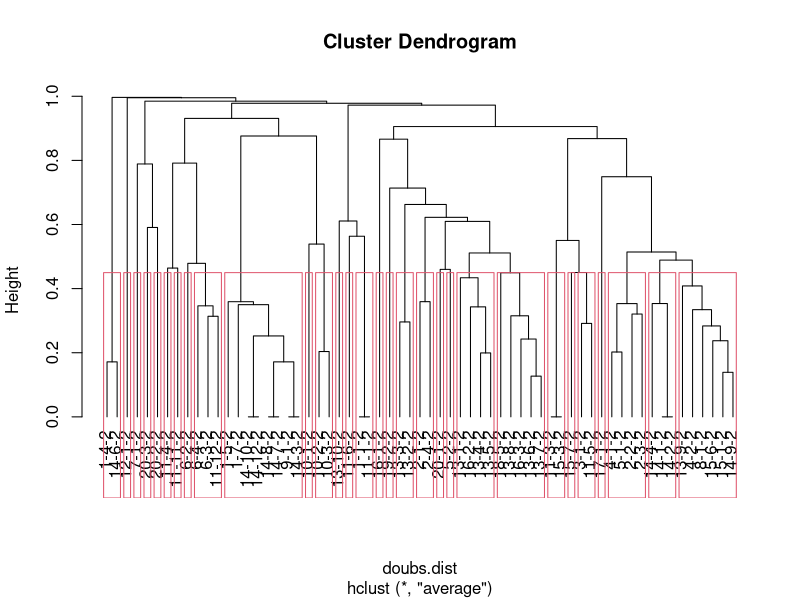
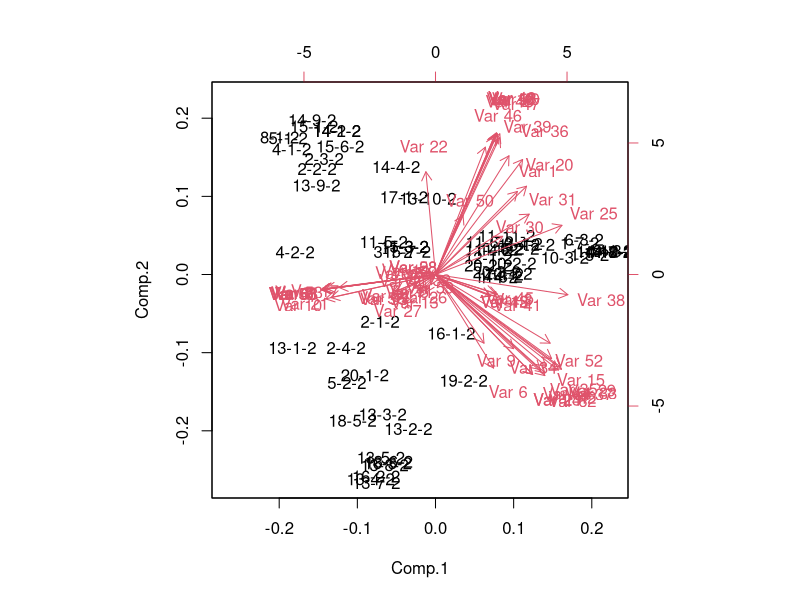
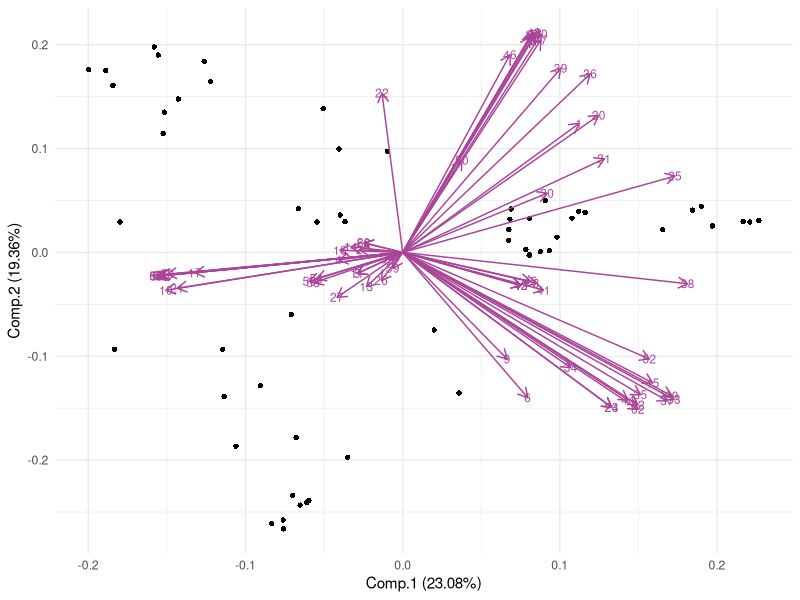
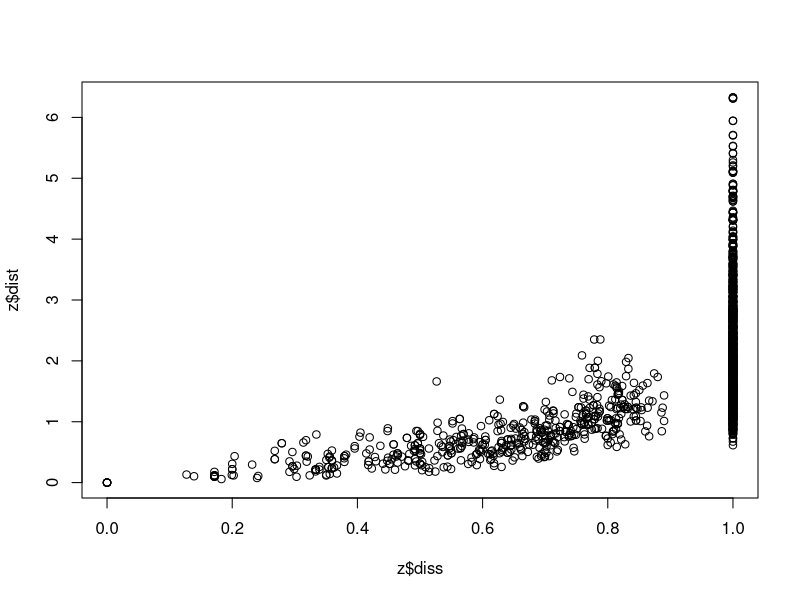
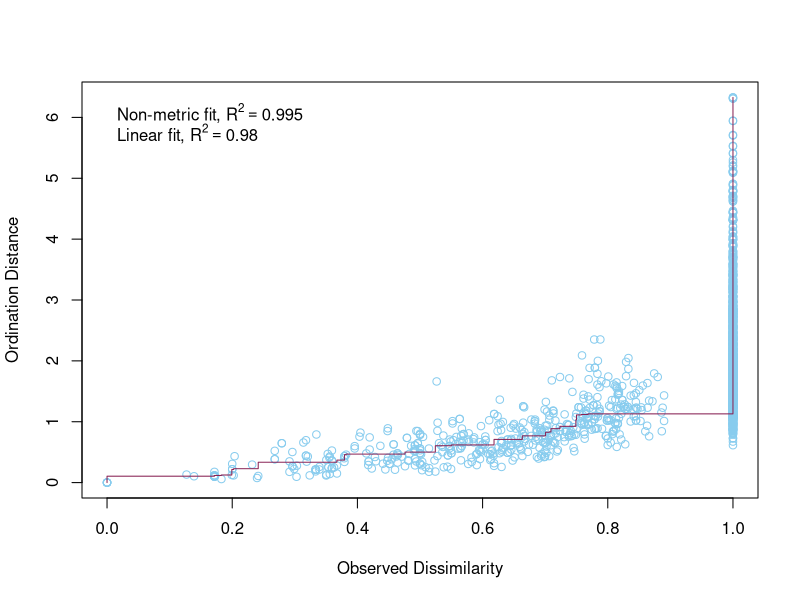
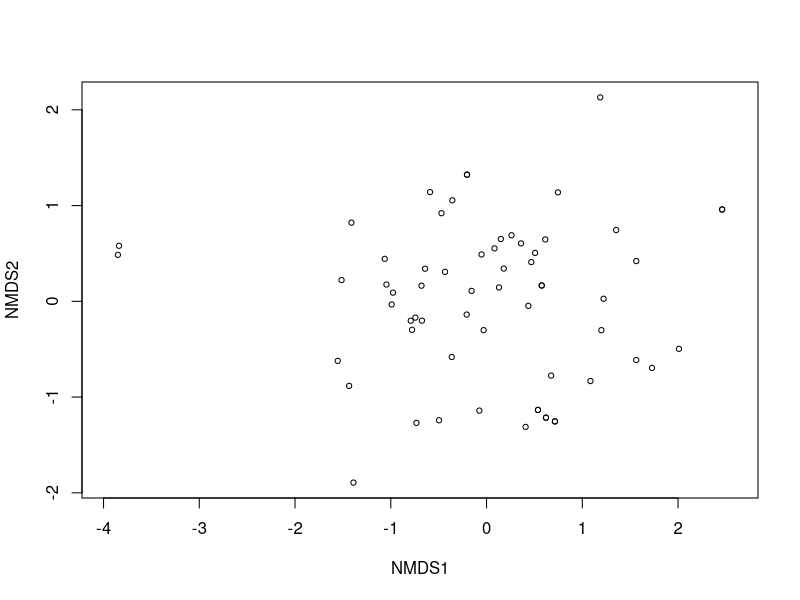
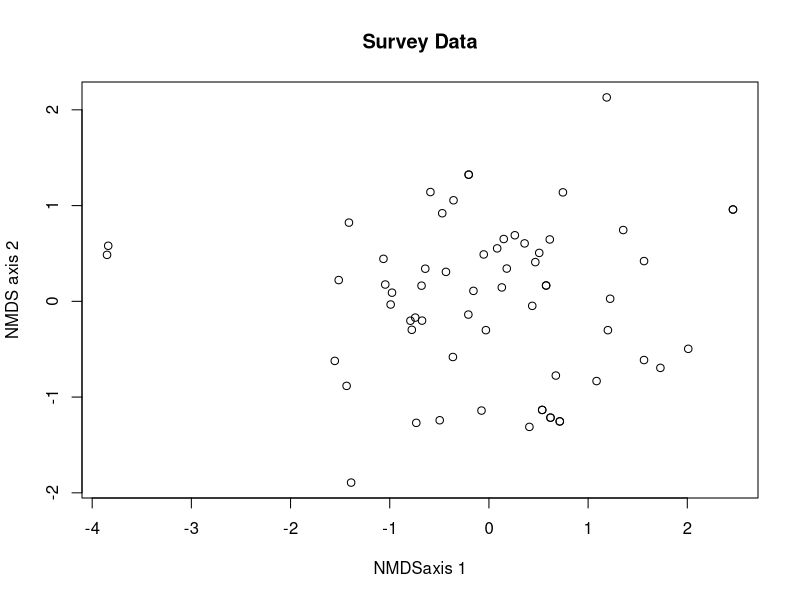
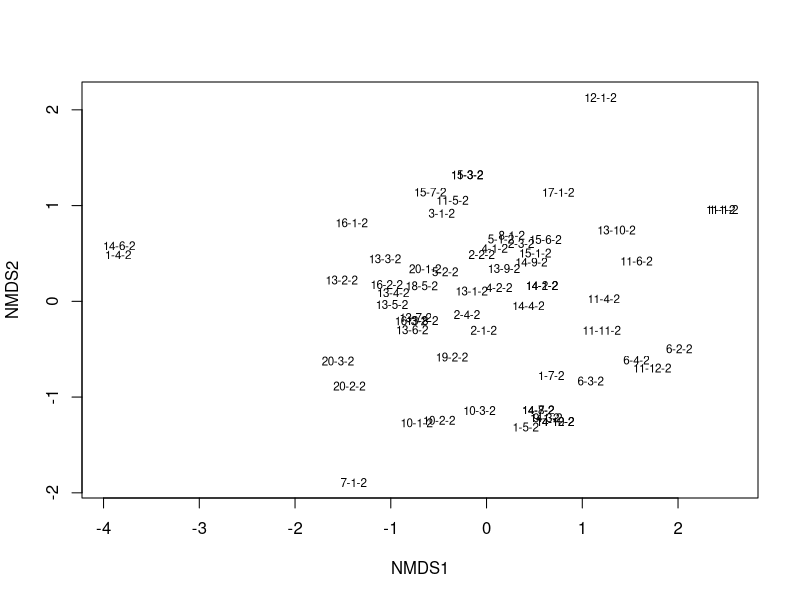

The R script that drew these images, in order: (Note: this script raises an error after producing the figures.)
#### NMDS Seedlings below 50 cm####

# Before anything else, verify that your environment is totally clear.
# This is important, because old objects can foul up the works
# Clean up the working environment
rm(list = ls())

# Verify working directory, should be ~/Documents/Analyses/lastname_first
getwd()

# Load tidyverse
library("tidyverse")
# Check for updates
tidyverse_update()


#### Cleaning up the data ####

library(dplyr)

library(readr)
SurveyData<- read_csv("Fieldwork/SurveyData_Clean_WN_removed.csv")

# The species that were entered as percent-cover need to be accounted for
# Given that the number of plants will vary greatly, but cover plants were all
# in Tier_1, for each percent cover plant I will give a value of 

# The plot needs to be numeric, so I need to change the Plot names to unique
# numeric variables, site needs to be given a number value as does W_N

# This code gives the combined plot names a simple, unique, numeric ID, but I 
# would like clearer ID's so I will use another method
# SurveyData_Combined$Plot <- as.numeric(as.factor(SurveyData_Combined$Plot))

# Assigning the Site a unique numeric value
SurveyData$Site <- as.numeric(as.factor(SurveyData$Site))
# Assigning W and N unique numeric values (weed is now 2, native is now 1)
SurveyData$W_N <- as.numeric(as.factor(SurveyData$W_N))

# Now combine this into unique numerical plot names
library(tidyr)
SurveyData_Combined <- SurveyData %>%
  unite(Plot, Site, Plot, sep = "-")

# Unite Plot and Weed vs Native columns so that now the plot id is all in one
# column that includes the site, plot number, and whether it is weed or native
library(tidyr)
SurveyData_Combined <- SurveyData_Combined %>%
  unite(Plot, Plot, W_N, sep = "-")

# subset to just look at the weeds
# Subset the data to only include species that are weeds using the WeedList Column
SurveyData_Combined <- SurveyData_Combined[SurveyData_Combined$WeedList == 1, ]

# I need to make this data only include seedlings. Therefore, I need to remove
# the rows that only include species > 51 cm.

#SurveyData_Combined$seedlings <- SurveyData_Combined$Tier_1 - SurveyData_Combined$Tier_3
# SurveyData_Combined$seedlings <- SurveyData_Combined$Tier_1 - SurveyData_Combined$Tier_4

# form-specific seedling calculation
library(dplyr)

SurveyData_Combined <- SurveyData_Combined %>%
  mutate(seedlings = case_when(
    GrowthHabit %in% c("Tree", "Shrub") ~ Tier_1 - Tier_3,
    GrowthHabit %in% c("Forb", "Vine", "Grass") ~ Tier_1 - Tier_2,
    TRUE ~ NA_real_  # fallback for unexpected GrowthHabit values
  ))


#### Change the data to be a matrix (n sample units x p species) ####

# autotransform is not doing anything, so I need to transform my data
# square root was given as a good transformation, so I will do that

 SurveyData_Combined$seedlings_sqrt <- sqrt(SurveyData_Combined$seedlings)

# Filter down to only native species
# Remove native species plots
# Remove rows where Group is "Native"

SurveyData_Combined_Weeds <- SurveyData_Combined %>% 
  filter(CentralSpecies != "Native")

# This code gives 0 values when species are not present in a plot
Survey_wide <- SurveyData_Combined_Weeds %>%
  pivot_wider(names_from = ScientificName, 
              values_from = seedlings_sqrt, 
              id_cols = Plot) %>%
  mutate_all(~ replace(., is.na(.), 0))

# instead of being a tibble, I wanted to convert it back to a data frame
Survey_wide = as.data.frame(Survey_wide)

# Needs to remove the first column of numbers as row names and make the Scientific 
# names of species into the row names
row.names(Survey_wide) <- Survey_wide$Plot 
# Remove the first column from the data frame 
Survey_wide <- Survey_wide[, -1]

#Quick checks for empty rows or columns...
rowSums(Survey_wide)
colSums(Survey_wide)

# Remove empty columns
Survey_wide <- Survey_wide[, colSums(Survey_wide) != 0]
Survey_wide <- Survey_wide[rowSums(Survey_wide) != 0, ]

rowSums(Survey_wide)
colSums(Survey_wide)

# Try removing outliers for seedling < 50 cm calculation
# Survey_wide<-Survey_wide[-68, ] # this gets rid of the the row that looks to be an outlier
# Survey_wide<-Survey_wide[-1, ] # this gets rid of the the row that looks to be an outlier
 
# remove outliers for seedling based on form 
 Survey_wide<-Survey_wide[-29, ] # this gets rid of the the row that looks to be an outlier
 Survey_wide<-Survey_wide[-18, ] # this gets rid of the the row that looks to be an outlier
 
#### NMDS ####

library(vegan)

#Quick checks for empty rows or columns...
# rowSums(Survey_wide)
# colSums(Survey_wide)

#Empty sites can cause problems so let's drop it
# Survey_wide<-Survey_wide[,-46] # this gets rid of the the column where there is a zero
# Survey_wide<-Survey_wide[,-49,] # this gets rid of the the column where there is a zero

doubs.dist<-vegdist(Survey_wide)
doubs.dist

# Check for Na, NaN,Inf values
any(is.na(doubs.dist))
any(is.infinite(doubs.dist))


#Classification
Survey_wide<-hclust(doubs.dist,method='average')
plot(Survey_wide,hang=-1) #The hang=-1 tidies it up so all the end nodes finish at the same level
grp<-cutree(Survey_wide,k=30) #K=4 is saying to identify the dominant 4 groups.
grp
rect.hclust(Survey_wide, k=30)


#Conduct a PCA on continuous data, commonly used for environmental 
#variable reduction. Say we want to combine variables that are similar in 
#for SEM we may use PCA

# linkage - once you have the two most similar sites together, how do you think about the similarity to the other sites. Best method is UPPGMA (an average weighed method)

# Now doing a PCA on the data
# Can do PCA on vegan or just the base programme of R, they just use different commands 
# (see powerpoint handout for more info)

doubs.pca<-princomp(doubs.dist,cor=TRUE)
summary(doubs.pca) 
biplot(doubs.pca)

# Create PCA biplot with sites as points

# Load necessary libraries
library(ggplot2)
library(ggfortify)

autoplot(
  doubs.pca,
  data = doubs.dist,
  loadings = TRUE,             # Display loadings vectors
  loadings.label = TRUE,       # Display loadings labels
  loadings.colour = '#AA4499',     # Loadings vector color
  loadings.label.size = 3,     # Loadings label size
  loadings.label.colour = "#AA4499", # Loadings label color
  shape = 16) +                   # Use points for sites
  theme_minimal()              # Apply a minimal theme



#Moving on now to MDS
#DO MDS with vegan package
z <- metaMDS(comm = doubs.dist,
             autotransform = FALSE,
             distance = "bray",
             engine = "monoMDS",
             k = 2,
             weakties = TRUE,
             model = "global",
             maxit = 300,
             try = 40,
             trymax = 50)

z
# Stress Plot = Sheppard Plot
plot(z$diss, z$dist)

stressplot(object = z,
           p.col = "#88CCEE",
           l.col = "#882255",
           lwd = 1)

#always report the stress for MDS, never report the Rsquared you get from that plot above
plot(z)

plot(z[["points"]][,2]~z[["points"]][,1],main="Survey Data", xlab="NMDSaxis 1" , ylab= "NMDS axis 2", cex = 0.5 +as.numeric(Survey_wide$nit))

# Using ggplot2 to make a plot with site names
plot(z, type = "t")

# Looking at the stress/goodness of fit
gof <- goodness(object = z)
plot(z, display = "sites", type = "none")
points(z, display = "sites", cex = 2*gof/mean(gof))


# Make the points into a data frame for ggplot
z$points %>% head()
z.points <- data.frame(z$points)

# I need to make a new data frame that is just the plots and the Central species
# for that plot
# Load the dplyr package
library(dplyr)

# Create a new data frame with unique Plot values
Plot_Species <- SurveyData_Combined_Weeds %>% distinct(Plot, .keep_all = TRUE)
#Plot_Species<-Plot_Species[-74, ] # this gets rid of the the outlier
#Plot_Species<-Plot_Species[-68, ] # this gets rid of the the outlier
#Plot_Species<-Plot_Species[-67, ] # this gets rid of the the outlier
#Plot_Species<-Plot_Species[-62, ] # this gets rid of the the outlier
#Plot_Species<-Plot_Species[-53, ] # this gets rid of the the outlier
#Plot_Species<-Plot_Species[-24, ] # this gets rid of the the outlier
#Plot_Species<-Plot_Species[-15, ] # this gets rid of the the outlier
#Plot_Species<-Plot_Species[-12, ] # this gets rid of the the outlier
#Plot_Species<-Plot_Species[-1, ] # this gets rid of the the outlier
# Remove these for form-specific seedling

# for seedling by form
Plot_Species<-Plot_Species[-75, ] # this gets rid of the the outlier
Plot_Species<-Plot_Species[-70, ] # this gets rid of the the outlier
Plot_Species<-Plot_Species[-69, ] # this gets rid of the the outlier
Plot_Species<-Plot_Species[-68, ] # this gets rid of the the outlier
Plot_Species<-Plot_Species[-67, ] # this gets rid of the the outlier 
Plot_Species<-Plot_Species[-62, ] # this gets rid of the the outlier
Plot_Species<-Plot_Species[-57, ] # this gets rid of the the outlier 
Plot_Species<-Plot_Species[-53, ] # this gets rid of the the outlier
Plot_Species<-Plot_Species[-33, ] # this gets rid of the the outlier
Plot_Species<-Plot_Species[-32, ] # this gets rid of the the outlier
Plot_Species<-Plot_Species[-24, ] # this gets rid of the the outlier
Plot_Species<-Plot_Species[-20, ] # this gets rid of the the outlier
Plot_Species<-Plot_Species[-15, ] # this gets rid of the the outlier
Plot_Species<-Plot_Species[-12, ] # this gets rid of the the outlier

grp <- Plot_Species$CentralSpecies

# I don't think I need these

# data.scores <- as.data.frame(scores(z))  #Using the scores function from vegan to extract the site scores and convert to a data.frame
#data.scores$site <- rownames(z)  # create a column of site names, from the rownames of data.scores
#data.scores$grp <- grp  #  add the grp variable created earlier
# # head(data.scores)  #look at the data
# hcl.colors(8, palette = "Cividis")
# hcl.colors(8, palette = "Tropic")

# Create a data frame of NMDS results with group information
z.points$Group <- Plot_Species$CentralSpecies # Replace with your group column

# Customize plot with ggplot2
nmds_plot <- ggplot(data = z.points, aes(x = MDS1, y = MDS2, shape = Group, color = Group)) +
  geom_point(size = 2) + # Set point size
  scale_shape_manual(values = c(16, 15, 18)) + # Customize shapes
  scale_color_manual(values = c("#070707", "#AA0065", "#F1B17F")) + # Customize colors
  theme_minimal() +
  labs(x = "NMDS1", y = "NMDS2")

# Print the plot
print(nmds_plot)

# This plot works!!!!!!!!

# Customize plot with ggplot2 add polygons/ellipses
nmds_plot <- ggplot(data = z.points, aes(x = MDS1, y = MDS2, shape = Group, color = Group)) +
  geom_point(size = 2) + # Set point size
  scale_shape_manual(values = c(16, 15, 18, 19)) + # Customize shapes
  scale_color_manual(values = c("#7D1D67", "#ED4572", "#FF9772")) + # Customize colors
  geom_polygon(data = z.points, aes(fill = Group, group = Group), alpha = 0.1) +
  theme_minimal() +
  labs(x = "NMDS1", y = "NMDS2")

# Print the plot
print(nmds_plot)

# Customize plot with ggplot2 add ellipses
nmds_plot <- ggplot(data = z.points, aes(x = MDS1, y = MDS2, shape = Group, color = Group)) +
  geom_point(size = 2) + # Set point size
  scale_shape_manual(values = c(16, 15, 18)) + # Customize shapes
  scale_color_manual(values = c("#882265", "#88CCEE", "#332288")) + # Customize colors
  stat_ellipse(aes(group = Group, fill = Group), geom = "polygon", alpha = 0.1) +
  theme_minimal() +
  labs(x = "NMDS1", y = "NMDS2")

# Print the plot
print(nmds_plot)

# Native species plots are kind of all over the place, let's look at it without 
# Native plots

# Remove native species plots
# Remove rows where Group is "Native"
# z.points.weeds <- z.points %>% 
#  filter(Group != "Native")


# Customize plot with ggplot2 add ellipses
nmds_plot <- ggplot(data = z.points, aes(x = MDS1, y = MDS2, shape = Group, color = Group)) +
  geom_point(size = 2) + # Set point size
  scale_shape_manual(values = c(16, 15, 17)) + # Customize shapes
  scale_color_manual(values = c("#882265", "#88CCEE", "#332288")) + # Customize colors
  stat_ellipse(aes(group = Group, fill = Group), geom = "polygon", alpha = 0.1) +
  theme_minimal() +
  labs(x = "NMDS1", y = "NMDS2")

# Print the plot
print(nmds_plot)

# Look with centroids
group_centroids <- data.frame(
  Location = c("Solanum mauritianum", "Ligustrum lucidum", "Paraserianthes lophantha"),
  Centroid_X = c(mean(z.points$MDS1[z.points$Group == "Solanum mauritianum"]),
                 mean(z.points$MDS1[z.points$Group == "Ligustrum lucidum"]),
                 mean(z.points$MDS1[z.points$Group == "Paraserianthes lophantha"])),
  Centroid_Y = c(mean(z.points$MDS2[z.points$Group == "Solanum mauritianum"]),
                 mean(z.points$MDS2[z.points$Group == "Ligustrum lucidum"]),
                 mean(z.points$MDS2[z.points$Group == "Paraserianthes lophantha"])))
#  Centroid_Z = c(mean(z.points$MDS3[z.points$Group == "Solanum mauritianum"]),
#                 mean(z.points$MDS3[z.points$Group == "Ligustrum lucidum"]),
#                 mean(z.points$MDS3[z.points$Group == "Paraserianthes lophantha"])),
#  Centroid_A = c(mean(z.points$MDS4[z.points$Group == "Solanum mauritianum"]),
 #                mean(z.points$MDS4[z.points$Group == "Ligustrum lucidum"]),
 #                mean(z.points$MDS4[z.points$Group == "Paraserianthes lophantha"]))
#  Centroid_B = c(mean(z.points$MDS5[z.points$Group == "Solanum mauritianum"]),
#                 mean(z.points$MDS5[z.points$Group == "Ligustrum lucidum"]),
#                 mean(z.points$MDS5[z.points$Group == "Paraserianthes lophantha"]))


# Sort z.points.weeds to match group-centroids order
# Define the custom order for the 'group' column
z.points$Group <- factor(z.points$Group, levels = c('Solanum mauritianum', 'Ligustrum lucidum', 'Paraserianthes lophantha'))

# Sort the data frame based on the custom order
z.points <- z.points[order(z.points$Group), ]

centroids <- z.points %>%
  group_by(Group) %>%
  summarise(cMDS1 = mean(MDS1),
            cMDS2 = mean(MDS2))

z.points <- z.points %>%
  left_join(centroids, by = "Group")


# ggplot with centroids dimensions 1 and 2
ggplot(z.points, aes(x = MDS1, y = MDS2, shape = Group, color = Group)) +
  geom_point(size=2) +
  scale_color_manual(values = c("#882265", "#88CCEE", "#332288")) + 
  scale_shape_manual(values = c(16, 15, 17)) + 
  stat_ellipse(aes(group = Group, fill = Group), geom = "polygon", alpha = 0.1) +
  geom_point(data = z.points, aes(x = cMDS1, y = cMDS2, shape = Group, color = Group)) +
  geom_segment(data = z.points, aes(xend = cMDS1, yend = cMDS2, 
                                   color = Group), alpha = 0.5)+
  
  theme_classic()
  

plot_data <- z.points %>%
  left_join(group_centroids, by = "Group") %>%
  rename(Location = Group)

library(ggplot2)


plot_data<-data.frame(
  Location = z.points$Group,
  MDS1=z.points$MDS1,
  MDS2=z.points$MDS2,
#  MDS3=z.points$MDS3,
#  MDS4=z.points$MDS4,
#  MDS5=z.points$MDS5,
  xend=c(rep( group_centroids[1,2],21),rep(group_centroids[2,2],21), rep(group_centroids[3,2],21)),
  yend=c(rep( group_centroids[1,3],21),rep(group_centroids[2,3],21), rep(group_centroids[3,3],21)))
#  zend=c(rep( group_centroids[1,4],27),rep(group_centroids[2,4],27), rep(group_centroids[3,4],27)),
#  Aend=c(rep( group_centroids[1,5],27),rep(group_centroids[2,5],27), rep(group_centroids[3,5],27)))
#  Bend=c(rep(group_centroids[1,6],27),rep( group_centroids[2,6],27), rep(group_centroids[3,6],27)))

# ggplot with centroids dimensions 1 and 2
ggplot(plot_data, aes(x = MDS1, y = MDS2, shape = Location, color = Location)) +
  geom_point(size=2) +
  scale_color_manual(values = c("#882265", "#88CCEE", "#332288")) + 
  scale_shape_manual(values = c(16, 15, 17)) + 
  stat_ellipse(aes(group = Location, fill = Location), geom = "polygon", alpha = 0.1) +
  geom_point(data = group_centroids, aes(x = Centroid_X, y = Centroid_Y, shape = Location, color = Location)) +
  geom_segment(data = plot_data, aes(x = MDS1, y = MDS2, 
                                     xend = xend, yend = yend, color = Location), alpha = 0.5)+
  
  theme_classic()

# ggplot with centroids dimensions 1 and 4
ggplot(plot_data, aes(x = MDS1, y = MDS4, shape = Location, color = Location)) +
  geom_point(size=2) +
  scale_color_manual(values = c("#882265", "#88CCEE", "#332288")) + 
  scale_shape_manual(values = c(16, 15, 17)) + 
  stat_ellipse(aes(group = Location, fill = Location), geom = "polygon", alpha = 0.1) +
  geom_point(data = group_centroids, aes(x = Centroid_X, y = Centroid_A, shape = Location, color = Location)) +
  geom_segment(data = plot_data, aes(x = MDS1, y = MDS4, 
                                     xend = xend, yend = Aend, color = Location), alpha = 0.5)+
  
  theme_classic()

# ggplot with centroids dimensions 2 and 4
ggplot(plot_data, aes(x = MDS2, y = MDS4, shape = Location, color = Location)) +
  geom_point(size=2) +
  scale_color_manual(values = c("#882265", "#88CCEE", "#332288")) + 
  scale_shape_manual(values = c(16, 15, 17)) + 
  stat_ellipse(aes(group = Location, fill = Location), geom = "polygon", alpha = 0.1) +
  geom_point(data = group_centroids, aes(x = Centroid_Y, y = Centroid_A, shape = Location, color = Location)) +
  geom_segment(data = plot_data, aes(x = MDS2, y = MDS4, 
                                     xend = yend, yend = Aend, color = Location), alpha = 0.5)+
  
  theme_classic()

# ggplot with centroids dimensions 2 and 3
ggplot(plot_data, aes(x = MDS2, y = MDS3, shape = Location, color = Location)) +
  geom_point(size=2) +
  scale_color_manual(values = c("#882265", "#88CCEE", "#332288")) + 
  scale_shape_manual(values = c(16, 15, 17)) + 
  stat_ellipse(aes(group = Location, fill = Location), geom = "polygon", alpha = 0.1) +
  geom_point(data = group_centroids, aes(x = Centroid_Y, y = Centroid_Z, shape = Location, color = Location)) +
  geom_segment(data = plot_data, aes(x = MDS2, y = MDS3, 
                                     xend = yend, yend = zend, color = Location), alpha = 0.5)+
  
  theme_classic()

# ggplot with centroids dimensions 3 and 4
ggplot(plot_data, aes(x = MDS3, y = MDS4, shape = Location, color = Location)) +
  geom_point(size=2) +
  scale_color_manual(values = c("#882265", "#88CCEE", "#332288")) + 
  scale_shape_manual(values = c(16, 15, 17)) + 
  stat_ellipse(aes(group = Location, fill = Location), geom = "polygon", alpha = 0.1) +
  geom_point(data = group_centroids, aes(x = Centroid_Z, y = Centroid_A, shape = Location, color = Location)) +
  geom_segment(data = plot_data, aes(x = MDS3, y = MDS4, 
                                     xend = zend, yend = Aend, color = Location), alpha = 0.5)+
  
  theme_classic()

#### PERMANOVA ####

# This code gives 0 values when species are not present in a plot
Survey_perm <- SurveyData_Combined_Weeds %>%
  pivot_wider(names_from = ScientificName, 
              values_from = seedlings_sqrt, 
              id_cols = Plot) %>%
  mutate_all(~ replace(., is.na(.), 0))

# instead of being a tibble, I wanted to convert it back to a data frame
Survey_perm = as.data.frame(Survey_perm)


# Needs to remove the first column of numbers as row names and make the Scientific 
# names of species into the row names
row.names(Survey_perm) <- Survey_perm$Plot 
# Remove the first column from the data frame 
Survey_perm <- Survey_perm[, -1]

#Quick checks for empty rows or columns...
rowSums(Survey_perm)
colSums(Survey_perm)

# These are the columns that need to be removed using the data with the extra 
# woolly nightshades removed
#Survey_perm<-Survey_perm[,-115] # this gets rid of the the column where there is a zero
#Survey_perm<-Survey_perm[,-40] # this gets rid of the the column where there is a zero
#Survey_perm<-Survey_perm[,-39] # this gets rid of the the column where there is a zero

#Empty sites can cause problems so let's drop it
#Survey_perm<-Survey_perm[,-14] # this gets rid of the the column where there is a zero
#Survey_perm<-Survey_perm[,-34] # this gets rid of the the column where there is a zero
#Survey_perm<-Survey_perm[,-37] # this gets rid of the the column where there is a zero

Survey_perm <- Survey_perm[, colSums(Survey_perm) != 0]
Survey_perm <- Survey_perm[rowSums(Survey_perm) != 0, ]

# Remove the outlier plot
#Survey_wide<-Survey_wide[-68, ] # this gets rid of the the row that looks to be an outlier
#Survey_wide<-Survey_wide[-1, ] # this gets rid of the the row that looks to be an outlier

# remove outliers for form based plot
Survey_perm<-Survey_perm[-29, ] # this gets rid of the the row that is an outlier
Survey_perm<-Survey_perm[-18, ] # this gets rid of the the row that is an outlier

# Make a distance matrix
perm_dist<-vegdist(Survey_perm, method='bray')


#Assumptions

dispersion<-betadisper(perm_dist, group=plot_data$Location,type = "centroid")

plot(dispersion)

anova(dispersion)


#Test

Perma_result<-adonis2( perm_dist~as.factor(plot_data$Location), data=perm_dist,
                       permutations=9999)

Perma_result


#### Simper Analysis ####

## make survey_wide again

# This code gives 0 values when species are not present in a plot
Survey_wide <- SurveyData_Combined_Weeds %>%
  pivot_wider(names_from = ScientificName, 
              values_from = seedlings_sqrt, 
              id_cols = Plot) %>%
  mutate_all(~ replace(., is.na(.), 0))

# instead of being a tibble, I wanted to convert it back to a data frame
Survey_wide = as.data.frame(Survey_wide)


# Needs to remove the first column of numbers as row names and make the Scientific 
# names of species into the row names
row.names(Survey_wide) <- Survey_wide$Plot 
# Remove the first column from the data frame 
Survey_wide <- Survey_wide[, -1]

#Quick checks for empty rows or columns...
rowSums(Survey_wide)
colSums(Survey_wide)

# Remove empty columns
Survey_wide <- Survey_wide[, colSums(Survey_wide) != 0]
Survey_wide <- Survey_wide[rowSums(Survey_wide) != 0, ]

rowSums(Survey_wide)
colSums(Survey_wide)

# Remove the outlier plot
#Survey_wide<-Survey_wide[-68, ] # this gets rid of the the row that looks to be an outlier
#Survey_wide<-Survey_wide[-1, ] # this gets rid of the the row that looks to be an outlier

# Remove the outlier plot for form seedling
Survey_wide<-Survey_wide[-29, ] # this gets rid of the the row that looks to be an outlier
Survey_wide<-Survey_wide[-18, ] # this gets rid of the the row that looks to be an outlier


Plot_Species <- Plot_Species %>%
  mutate(CentralSpecies = ifelse(CentralSpecies == "Solanum mauritianum", "SOLmau", CentralSpecies))
Plot_Species <- Plot_Species %>%
  mutate(CentralSpecies = ifelse(CentralSpecies == "Ligustrum lucidum", "LIGluc", CentralSpecies))
Plot_Species <- Plot_Species %>%
  mutate(CentralSpecies = ifelse(CentralSpecies == "Paraserianthes lophantha", "PARlop", CentralSpecies))

# create a little distance matrix between the groups
dist <- meandist(dist = vegdist(Survey_wide),
         grouping = Plot_Species$CentralSpecies)

# do the simper analysis
simper.weeds <- simper(Survey_wide,
       Plot_Species$CentralSpecies,
       permutations = 999,
       parallel = 1)
# look at the species that contribute to the difference between woolly nightshade and tree privet
summary(simper.weeds)$SOLmau_LIGluc %>%
  round(3) %>%
  head(10)
# look at the species that contribute to the difference between woolly nightshade and brush wattle
summary(simper.weeds)$SOLmau_PARlop %>%
  round(3) %>%
  head(15)
# look at the species that contribute to the difference between tree privet and brush wattle
summary(simper.weeds)$PARlop_LIGluc %>%
  round(3) %>%
  head(15)
